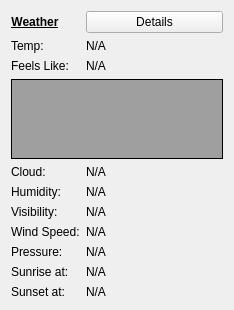
     <widget class="QWidget" name="infoScrollArea">
      <property name="geometry">
       <rect>
        <x>0</x>
        <y>0</y>
           <width>234</width>
        <height>304</height>
       </rect>
      </property>
      <layout class="QFormLayout" name="formLayout">
       <item row="1" column="0">
        <widget class="QLabel" name="lblInfoWeather">
         <property name="sizePolicy">
          <sizepolicy hsizetype="Preferred" vsizetype="Preferred">
           <horstretch>0</horstretch>
           <verstretch>0</verstretch>
          </sizepolicy>
         </property>
         <property name="font">
          <font>
           <weight>75</weight>
           <bold>true</bold>
           <underline>true</underline>
          </font>
         </property>
         <property name="contextMenuPolicy">
          <enum>Qt::DefaultContextMenu</enum>
         </property>
         <property name="layoutDirection">
          <enum>Qt::LeftToRight</enum>
         </property>
         <property name="text">
          <string>Weather</string>
         </property>
         <property name="alignment">
          <set>Qt::AlignCenter</set>
         </property>
        </widget>
       </item>
       <item row="1" column="1">
        <widget class="QPushButton" name="btnWeatherDetails">
         <property name="sizePolicy">
          <sizepolicy hsizetype="Minimum" vsizetype="Fixed">
           <horstretch>0</horstretch>
           <verstretch>0</verstretch>
          </sizepolicy>
         </property>
         <property name="text">
          <string>Details</string>
         </property>
        </widget>
       </item>
       <item row="2" column="0">
        <widget class="QLabel" name="lblTemp">
         <property name="text">
          <string>Temp:</string>
         </property>
        </widget>
       </item>
       <item row="2" column="1">
        <widget class="QLabel" name="lblInfoTemp">
         <property name="text">
          <string>N/A</string>
         </property>
        </widget>
       </item>
       <item row="3" column="0">
        <widget class="QLabel" name="lblFeelTemp">
         <property name="text">
          <string>Feels Like:</string>
         </property>
        </widget>
       </item>
       <item row="3" column="1">
        <widget class="QLabel" name="lblInfoFeelTemp">
         <property name="text">
          <string>N/A</string>
         </property>
        </widget>
       </item>
       <item row="4" column="0" colspan="2">
        <widget class="QLabel" name="lblIcon">
         <property name="sizePolicy">
          <sizepolicy hsizetype="Preferred" vsizetype="Preferred">
              <horstretch>0</horstretch>
              <verstretch>1</verstretch>
          </sizepolicy>
         </property>
            <property name="minimumSize">
                <size>
                    <width>0</width>
                    <height>80</height>
                </size>
            </property>
            <property name="styleSheet">
                <string notr="true">
                    background-color: rgb(159, 159, 159);
                </string>
            </property>
            <property name="frameShape">
                <enum>QFrame::Box</enum>
            </property>
            <property name="frameShadow">
                <enum>QFrame::Plain</enum>
            </property>
            <property name="lineWidth">
                <number>1</number>
            </property>
            <property name="text">
                <string/>
            </property>
            <property name="alignment">
                <set>Qt::AlignCenter</set>
            </property>
        </widget>
       </item>
       <item row="5" column="0">
        <widget class="QLabel" name="lblCloud">
         <property name="text">
          <string>Cloud:</string>
         </property>
        </widget>
       </item>
       <item row="5" column="1">
        <widget class="QLabel" name="lblInfoCloud">
         <property name="text">
          <string>N/A</string>
         </property>
        </widget>
       </item>
       <item row="6" column="0">
        <widget class="QLabel" name="lblHumi">
         <property name="text">
          <string>Humidity:</string>
         </property>
        </widget>
       </item>
       <item row="6" column="1">
        <widget class="QLabel" name="lblInfoHumi">
         <property name="text">
          <string>N/A</string>
         </property>
        </widget>
       </item>
       <item row="7" column="0">
        <widget class="QLabel" name="lblVisi">
         <property name="text">
          <string>Visibility:</string>
         </property>
        </widget>
       </item>
       <item row="7" column="1">
        <widget class="QLabel" name="lblInfoVisi">
         <property name="text">
          <string>N/A</string>
         </property>
        </widget>
       </item>
          <item row="8" column="0">
              <widget class="QLabel" name="lblWind">
                  <property name="text">
                      <string>Wind Speed:</string>
                  </property>
              </widget>
          </item>
          <item row="8" column="1">
              <widget class="QLabel" name="lblInfoWind">
                  <property name="text">
                      <string>N/A</string>
                  </property>
              </widget>
          </item>
          <item row="9" column="0">
              <widget class="QLabel" name="lblPressure">
                  <property name="text">
                      <string>Pressure:</string>
                  </property>
              </widget>
          </item>
          <item row="9" column="1">
              <widget class="QLabel" name="lblInfoPressure">
                  <property name="text">
                      <string>N/A</string>
                  </property>
              </widget>
          </item>
          <item row="10" column="0">
              <widget class="QLabel" name="lblSunrise">
                  <property name="text">
                      <string>Sunrise at:</string>
                  </property>
              </widget>
          </item>
          <item row="10" column="1">
              <widget class="QLabel" name="lblInfoSunRise">
                  <property name="text">
                      <string>N/A</string>
                  </property>
              </widget>
          </item>
          <item row="11" column="0">
              <widget class="QLabel" name="lblSunset">
                  <property name="text">
                      <string>Sunset at:</string>
                  </property>
              </widget>
          </item>
          <item row="11" column="1">
              <widget class="QLabel" name="lblInfoSunset">
                  <property name="text">
                      <string>N/A</string>
                  </property>
              </widget>
          </item>
      </layout>
     </widget>
